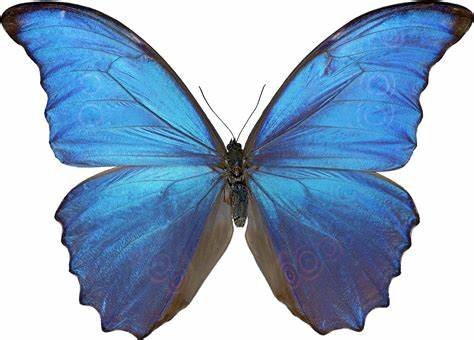
#> input picture OfficialDocumentation/Resources/no1image.jpeg, 474 x 340 px, given in place of the camera
$ python extract.py
#> lines starting #> are read from the running program, lines starting #| are printed output that depends on the picture; after the words box and inside, x2 and y2 are one past the last pixel; in counts of white or black regions, pixels touching at a corner belong together
#extract blue green and red images simultaneuosly
import cv2 as cv
import numpy as np
cap=cv.VideoCapture(0)
while(1):
    _,frame=cap.read()
#> frame is the input picture: shape (340, 474, 3); mean B, G, R 198.2, 171.5, 147
    hsv=cv.cvtColor(frame,cv.COLOR_BGR2HSV)
#> hsv: shape (340, 474, 3); mean H, S, V 64.4, 80.2, 199.7
    lower_red= np.array([0,50,50])
    lower_blue=np.array([100,50,50])
    lower_green=np.array([35,50,50])
    upper_blue=np.array([140,255,255])
    upper_red=np.array([20,255,255])
    upper_green=np.array([85,255,255])

    maskblue=cv.inRange(hsv,lower_blue,upper_blue)
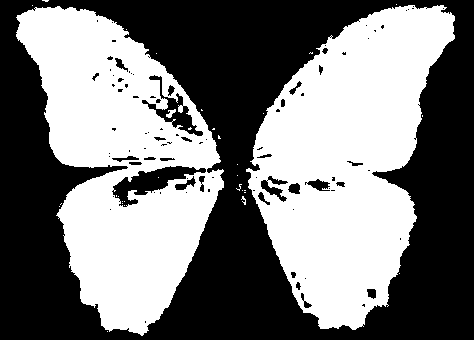
#> maskblue: shape (340, 474); 47.8% white; 33 white regions (29 under 20 px), largest, box (x1, y1, x2, y2) and area: (246, 5, 455, 330) 39779, (16, 6, 224, 336) 37138, (166, 109, 176, 118) 47, (241, 196, 246, 205) 21
    maskgreen=cv.inRange(hsv,lower_green,upper_green)
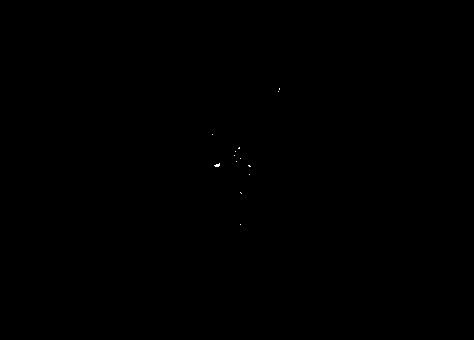
#> maskgreen: shape (340, 474); 0.02% white in thin lines or dots, all inside (x1, y1, x2, y2) = (212, 88, 280, 225)
    maskred=cv.inRange(hsv,lower_red,upper_red)
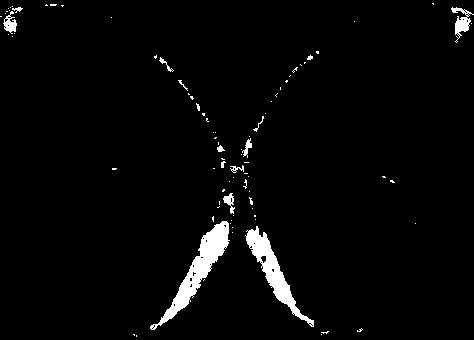
#> maskred: shape (340, 474); 2.9% white; 86 white regions (72 under 20 px), largest, box (x1, y1, x2, y2) and area: (150, 221, 230, 330) 1938, (245, 226, 314, 327) 1510, (451, 7, 474, 43) 295
    res1=cv.bitwise_and(frame,frame,mask=maskblue)# operations on the frame and masked images
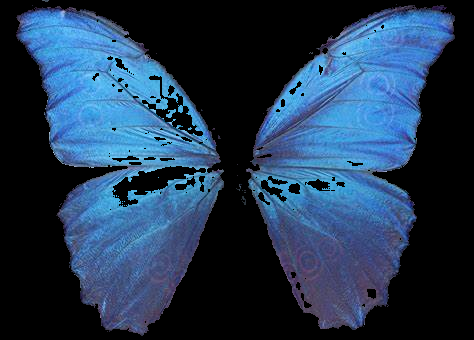
#> res1: shape (340, 474, 3); mean B, G, R 82.4, 56.3, 33.4
    res2=cv.bitwise_and(frame,frame,mask=maskgreen)
    res3=cv.bitwise_and(frame,frame,mask=maskred)
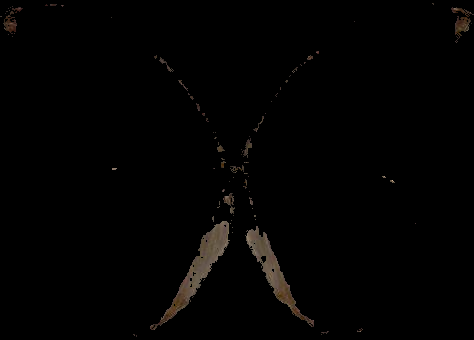
#> res3: shape (340, 474, 3); mean B, G, R 1.7, 2.2, 2.6

    cv.imshow('frame',frame)
    cv.imshow('res1',res1)
    cv.imshow('res2',res2)
    cv.imshow('res3',res3)
    k=cv.waitKey(10) & 0xFF
#> (key Esc is pressed here)
    if k==27:
        break

cv.destroyAllWindows()

$ run again, on OfficialDocumentation/Resources/no3image.jpeg
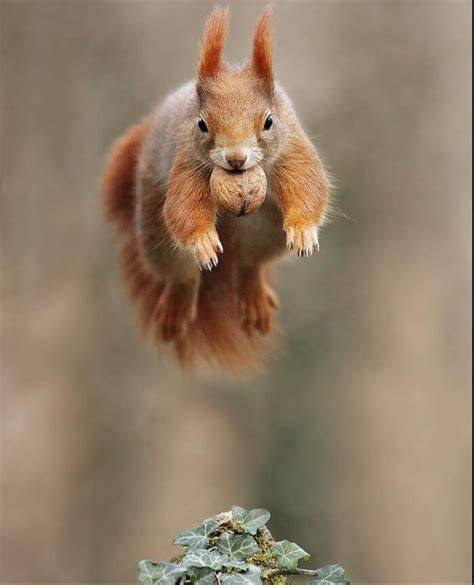
#> input picture OfficialDocumentation/Resources/no3image.jpeg, 474 x 585 px, given in place of the camera
#> frame is the input picture: shape (585, 474, 3); mean B, G, R 103.8, 125, 144.6
#> hsv: shape (585, 474, 3); mean H, S, V 17.4, 74.8, 144.9
#> maskblue: shape (585, 474); 0% white in thin lines or dots, all inside (x1, y1, x2, y2) = (200, 121, 201, 122)
#> `maskgreen=cv.inRange(hsv,lower_green,upper_green)`:
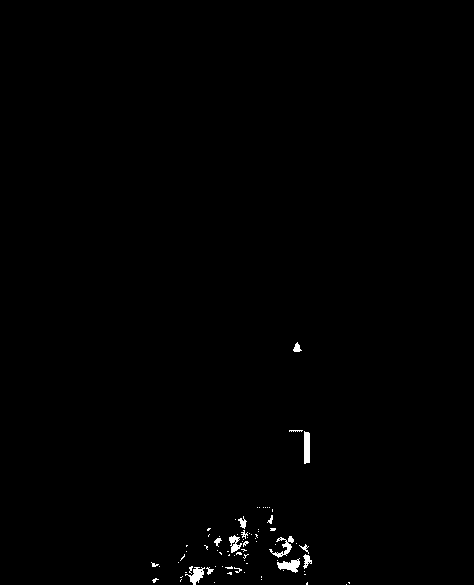
#> maskgreen: shape (585, 474); 0.53% white; 78 white regions (62 under 20 px), largest, box (x1, y1, x2, y2) and area: (304, 431, 310, 464) 188, (277, 558, 300, 573) 188, (269, 536, 294, 558) 173
#> maskred: shape (585, 474); 79.9% white; 124 black regions (78 under 20 px), largest, box (x1, y1, x2, y2) and area: (133, 168, 370, 585) 34026, (422, 0, 474, 447) 7412, (207, 0, 340, 149) 7074
#> `res3=cv.bitwise_and(frame,frame,mask=maskred)`:
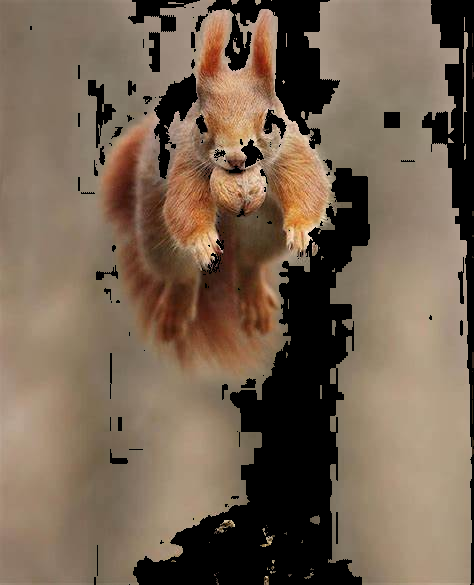
#> res3: shape (585, 474, 3); mean B, G, R 81.4, 99.1, 117.5

$ run again, on OfficialDocumentation/Resources/roi.jpg
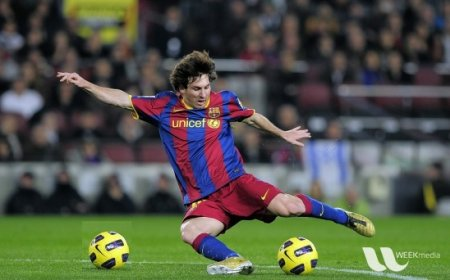
#> input picture OfficialDocumentation/Resources/roi.jpg, 450 x 280 px, given in place of the camera
#> frame is the input picture: shape (280, 450, 3); mean B, G, R 72.3, 85.8, 82.3
#> hsv: shape (280, 450, 3); mean H, S, V 82.6, 86.9, 99.6
#> `maskblue=cv.inRange(hsv,lower_blue,upper_blue)`:
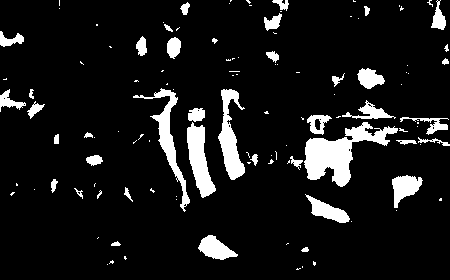
#> maskblue: shape (280, 450); 9.5% white; 117 white regions (76 under 20 px), largest, box (x1, y1, x2, y2) and area: (304, 122, 398, 187) 2392, (133, 88, 190, 212) 1190, (218, 89, 245, 180) 1183
#> maskgreen: shape (280, 450); 19.7% white; 37 white regions (29 under 20 px), largest, box (x1, y1, x2, y2) and area: (0, 196, 450, 280) 24122, (80, 6, 121, 23) 248, (76, 25, 93, 40) 115
#> maskred: shape (280, 450); 6.9% white; 117 white regions (58 under 20 px), largest, box (x1, y1, x2, y2) and area: (173, 74, 221, 129) 911, (283, 19, 298, 70) 469, (61, 77, 111, 99) 422
#> `res3=cv.bitwise_and(frame,frame,mask=maskred)`:
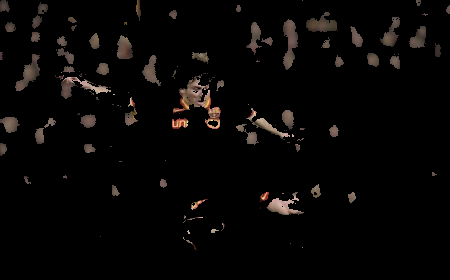
#> res3: shape (280, 450, 3); mean B, G, R 5.4, 6.1, 7.6

$ run again, on OfficialDocumentation/Resources/sudoku.jpg
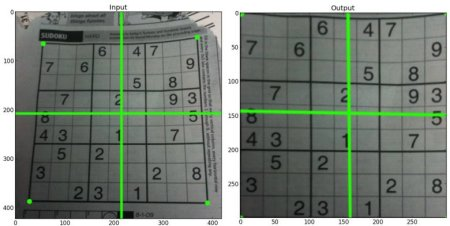
#> input picture OfficialDocumentation/Resources/sudoku.jpg, 450 x 226 px, given in place of the camera
#> frame is the input picture: shape (226, 450, 3); mean B, G, R 119.6, 128.8, 119.9
#> hsv: shape (226, 450, 3); mean H, S, V 55.2, 20.6, 129
#> maskblue: shape (226, 450); 0.01% white in thin lines or dots, all inside (x1, y1, x2, y2) = (21, 37, 255, 208)
#> `maskgreen=cv.inRange(hsv,lower_green,upper_green)`:
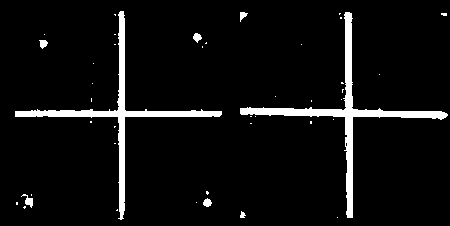
#> maskgreen: shape (226, 450); 5.7% white; 42 white regions (34 under 20 px), largest, box (x1, y1, x2, y2) and area: (240, 12, 448, 218) 2877, (15, 11, 222, 220) 2534, (21, 194, 33, 208) 71
#> maskred: shape (226, 450); 0.01% white in thin lines or dots, all inside (x1, y1, x2, y2) = (22, 16, 441, 122)
#> `res2=cv.bitwise_and(frame,frame,mask=maskgreen)`:
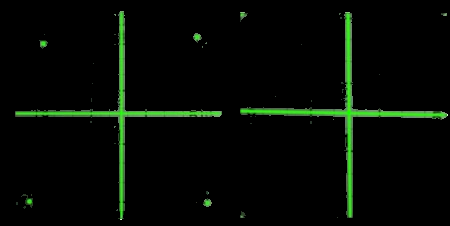
#> res2: shape (226, 450, 3); mean B, G, R 3.6, 9.4, 4.2
